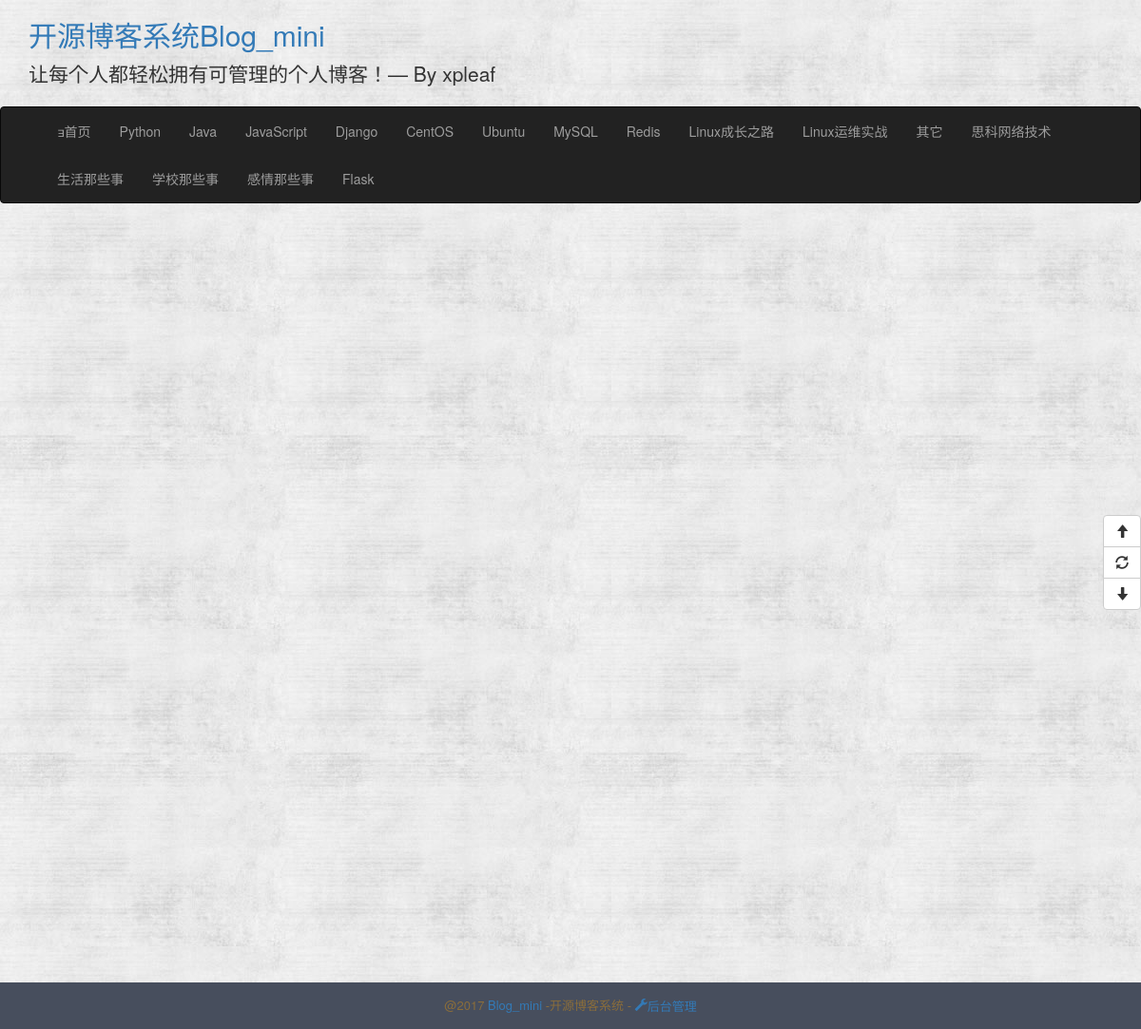
The app's page /admin/custom_blog_plugin with its own data.
### app/modles.py (models this page shows, shortened)
class BlogInfo(db.Model):
    __tablename__ = 'blog_info'
    id = db.Column(db.Integer,primary_key=True)
    title = db.Column(db.String(64))
    signature =db.Column(db.Text)
    navbar = db.Column(db.String(64))

class ArticleType(db.Model):
    __tablename__ = 'articleTypes'
    id = db.Column(db.Integer,primary_key=True)
    name = db.Column(db.String(64),unique=True)
    introduction = db.Column(db.Text,default=None)
    articles = db.relationship('Article', backref='articleType',lazy= 'dynamic')
    menu_id = db.Column(db.Integer,db.ForeignKey('menus.id'),default=None)
    setting_id = db.Column(db.Integer,db.ForeignKey('articleTypeSettings.id'))
    @property
    def is_hide(self):
        if self.setting:
            return self.setting.hide
        else:
            return False

### app/admin/views.py (the view)
@admin.route('/custom_blog_plugin')
def custom_blog_plugin():
    return render_template('base.html')

### app/templates/base.html (shortened to what this page needs)
<!DOCTYPE html>
<html lang="en">
<head>
    {% block stylesheet %}
        <link href="{{ url_for('static', filename='css/bootstrap.css') }}" rel="stylesheet">
        <link href="{{ url_for('static', filename='css/common.css') }}" rel="stylesheet">
    {% endblock %}
</head>
<body>
<header>
    <div class='header-top'>
        <div class="container">
            <h2 class="blog-title"><a href="{{ url_for('main.index') }}">{{  BlogInfo.query.first().title}}</a></h2>
            <p class="lead signature">
                {{ BlogInfo.query.first().signature }}
            </p>
        </div>
    </div>
        <nav class="navbar navbar-{{ BlogInfo.query.first().navbar }}" role='navigation'>
            <div class="container">
                <div class="collapse navbar-collapse">
                    <ul class="nav navbar-nav">
                        <li class=""><a href="/"><span class="glyphicon-home"></span>首页 </a></li>
                    {% for article_type in ArticleType.query.all() %}
                        {% if not article_type.menu %}
                            {% if not article_type.is_hide %}
                                   <li>
                                    <a href="{{ url_for('main.article_type', id=article_type.id) }}">
                                        {{ article_type.name }}
                                    </a>
                                </li>
                            {% endif %}
                        {% endif %}
                    {% endfor %}
                    </ul>
                        </div>
                </div>
        </nav>
</header>
{% block Content %}
    <div class="content">
        <div class="container">
            <div class="row">
                <div class="col-md-8 article">
                </div>
                <div class="col-lg-4 blog_nav">
                </div>
            </div>
        </div>
    </div>
{% endblock %}
<div class="footer">
    <p class="footer-content">@2017
    <a href="#">Blog_mini</a>
        -开源博客系统
        {% if not current_user.isauthenticated %}-<a href="{{ url_for('auth.login') }}">
            <span class="glyphicon glyphicon-wrench">后台管理</span>
        </a>
        {% endif %}
    </p>
</div>
<div class="btn-group-vertical floatButton">
    <button id="goTop" class="btn btn-default" title="去顶部" type="button">
        <span class="glyphicon glyphicon-arrow-up"></span>
    </button>
    <button id="refresh" class="btn btn-default" title="刷新" type="button">
        <span class="glyphicon glyphicon-refresh"></span>
    </button>
    <button id="goBottom" class="btn btn-default" title="去底部" type="button">
        <span class="glyphicon glyphicon-arrow-down"></span>
    </button>
</div>
</body>
</html>

### app/static/css/common.css (style rules this page uses)
body { background: url('../images/background.jpg'); }
.blog-title a:link { text-decoration: none; }
.signature { padding-left: 0px; }
.content { min-height: 800px; }
.footer { background: #474E5D; padding: 15px 0 5px; font-size: 13px; }
.footer-content { text-align: center; color: #8a6d3b; }
.footer-content a { text-decoration: none; }
.floatButton { position: fixed; top: 50%; right: 0; z-index: 9999999; }

### records on screen
BlogInfo: query.first "开源博客系统Blog_mini", query.first "让每个人都轻松拥有可管理的个人博客！— By xpleaf"
ArticleType: name "Python"
ArticleType: name "Java"
ArticleType: name "JavaScript"
ArticleType: name "Django"
ArticleType: name "CentOS"
ArticleType: name "Ubuntu"
ArticleType: name "MySQL"
ArticleType: name "Redis"
ArticleType: name "Linux成长之路"
ArticleType: name "Linux运维实战"
ArticleType: name "其它"
ArticleType: name "思科网络技术"
ArticleType: name "生活那些事"
ArticleType: name "学校那些事"
ArticleType: name "感情那些事"
ArticleType: name "Flask"
